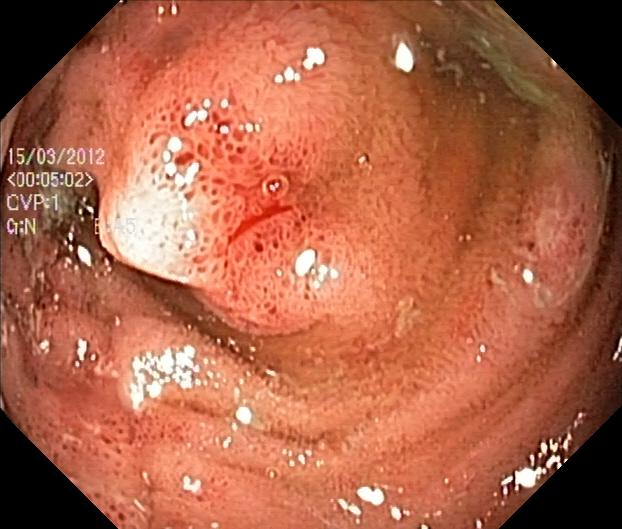
#> input picture HeatMap/cju0qkwl35piu0993l0dewei2.jpg, 622 x 529 px
$ python heatmap_withSeaborn.py
#> lines starting #> are read from the running program, lines starting #| are printed output that depends on the picture
import seaborn as sns
import matplotlib.pyplot as plt
from PIL import Image
import numpy as np

def heatmap_with_custom_palette(image_path, pixel_size, palette_name):
    # 打开处理后的图片
    #img = Image.open("pixelated_" + str(pixel_size) + "_" + image_path)
    img = Image.open(image_path)

    # 将图像转为NumPy数组
    img_array = np.array(img)

    # 创建热力图
    plt.figure(figsize=(10, 8))
    sns.heatmap(img_array[:, :, 0], cmap=palette_name, cbar=False)

    # 设置图像标题和坐标轴标签
    plt.title(f"Heatmap with {palette_name} Palette")
    plt.xlabel("X-axis")
    plt.ylabel("Y-axis")

    # 显示热力图
    plt.show()

def heatmap_from_image(image_path, pixel_size):
    # 打开处理后的图片
    #img = Image.open("pixelated_" + str(pixel_size) + "_" + image_path)
#> called with image_path = 'cju0qkwl35piu0993l0dewei2.jpg', pixel_size = 10
    img = Image.open(image_path)
#> img is the input picture: PIL image 622x529 RGB; mean R, G, B 172.4, 98.3, 72.2

    # 将图像转为NumPy数组
    img_array = np.array(img)

    # 创建热力图
    plt.figure(figsize=(10, 8))
    sns.heatmap(img_array[:, :, 0], cmap="viridis", cbar=False)

    # 设置图像标题和坐标轴标签
    plt.title("Heatmap from Pixelated Image")
    plt.xlabel("X-axis")
    plt.ylabel("Y-axis")

    # 显示热力图
    plt.show()
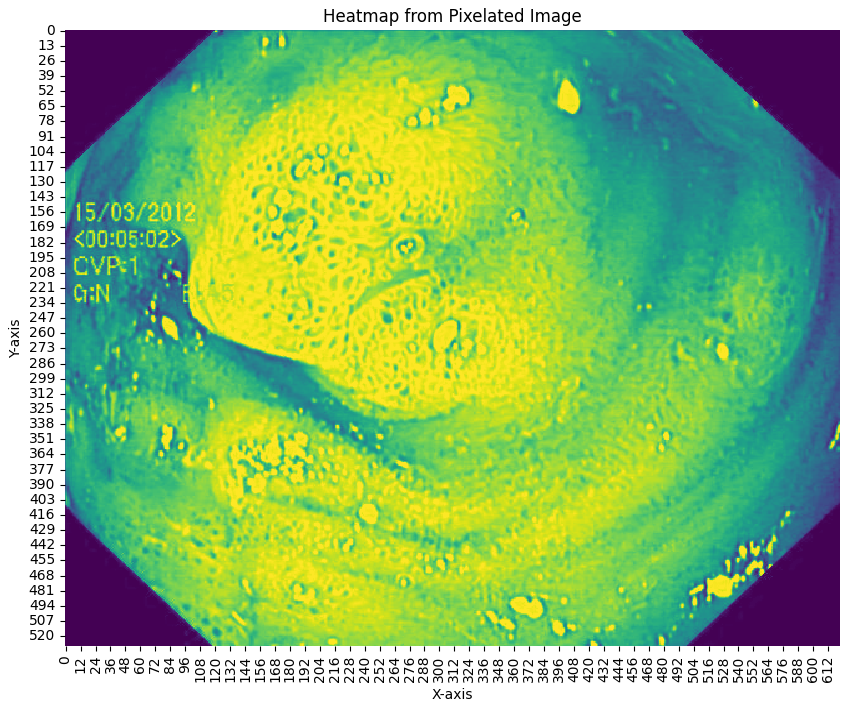
#> figure drawn by matplotlib, 1 panel

# 使用例子
heatmap_from_image("cju0qkwl35piu0993l0dewei2.jpg", 10)

# 使用例子
heatmap_with_custom_palette("cju0qkwl35piu0993l0dewei2.jpg", 10, "coolwarm")
#> in heatmap_with_custom_palette, `plt.show()`:
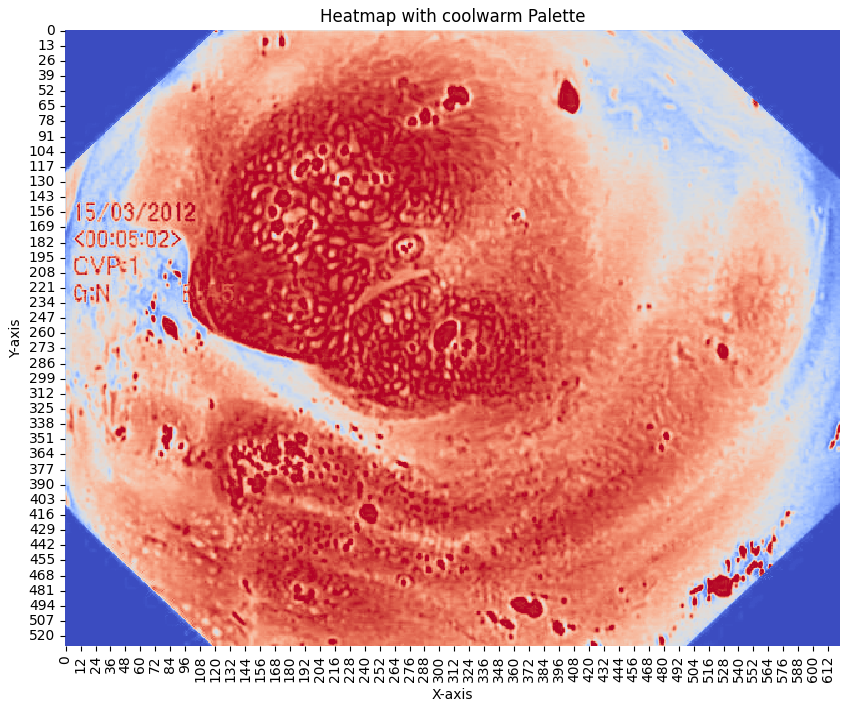
#> figure drawn by matplotlib, 1 panel
